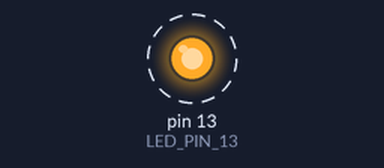
Recording of a sketch running on a simulated Arduino Uno, built with avr-gcc and run on an emulated ATmega328P. Shown: output pins drawn as LEDs (lit = HIGH). Dashed ring = blinking.

Above: at 0.5 s.
Timing chart, 0 to 4.6 s (numbered marks = the images above):
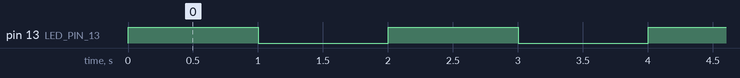

Measured:
- by itself, pin 13 (LED_PIN_13): alternates HIGH for 1.0 s and LOW for 1.0 s

The sketch:

test.ino
```cpp
#define LED_PIN_13 13

void setup()
{
    Serial.begin(9600);
    pinMode(LED_PIN_13, OUTPUT);
}
void loop()
{
    // Serial.println("Hello World!");
    digitalWrite(LED_PIN_13, HIGH);
    delay(1000);
    digitalWrite(LED_PIN_13, LOW);
    delay(1000);
}
```
